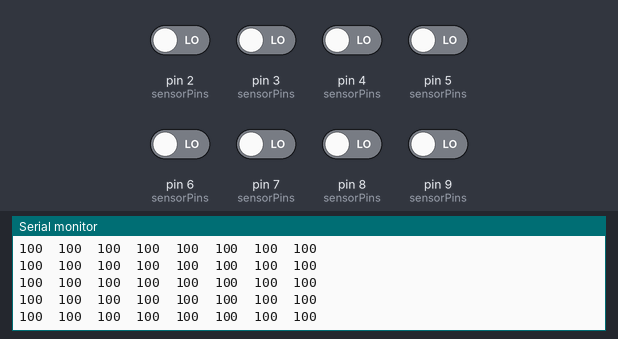
Recording of a sketch running on a simulated Arduino Uno, built with avr-gcc and run on an emulated ATmega328P. Shown: the last lines printed to the serial monitor. The inputs (shaded band) are chosen by the test bench; at power-on: pin 2 (sensorPins), pin 3 (sensorPins), pin 4 (sensorPins), pin 5 (sensorPins), pin 6 (sensorPins), pin 7 (sensorPins), pin 8 (sensorPins), pin 9 (sensorPins) LOW.

Above: at 19.7 s.
19.8 s: pin 2 (sensorPins) driven HIGH
At 20.1 s:
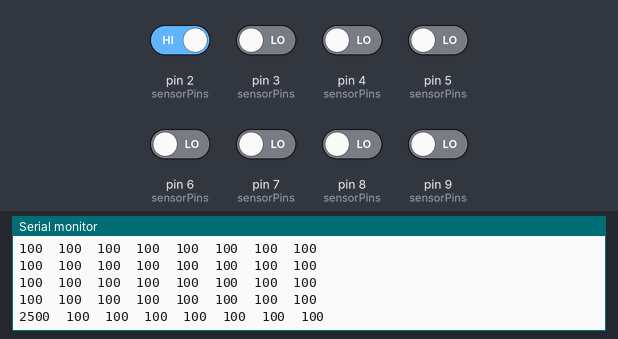
22.8 s: pin 3 (sensorPins) driven HIGH
At 23.16 s:
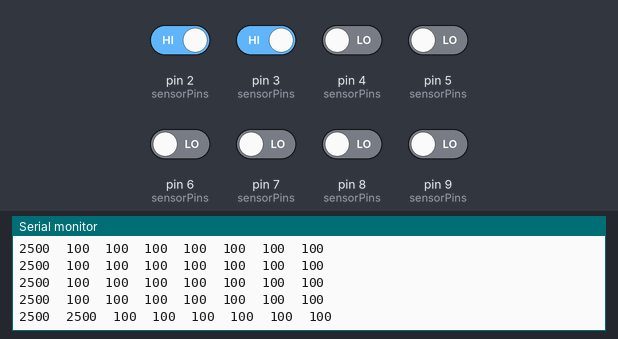
24.3 s: pin 4 (sensorPins) driven HIGH
At 24.59 s:
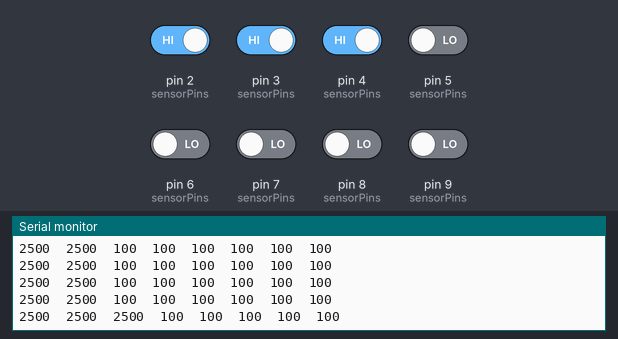
27.3 s: pin 5 (sensorPins) driven HIGH
At 27.65 s:
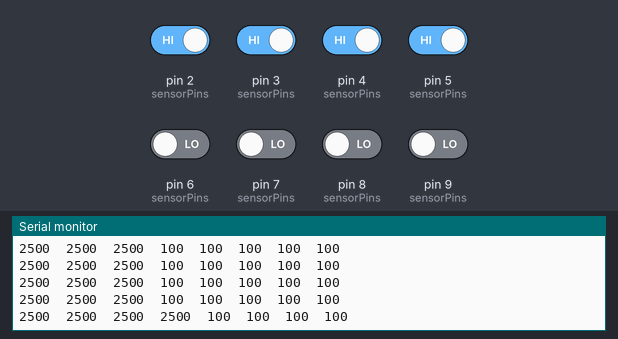
28.8 s: pin 6 (sensorPins) driven HIGH
At 29.09 s:
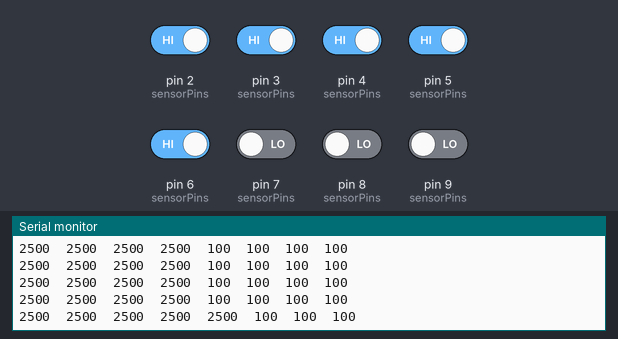
31.8 s: pin 7 (sensorPins) driven HIGH
At 32.15 s:
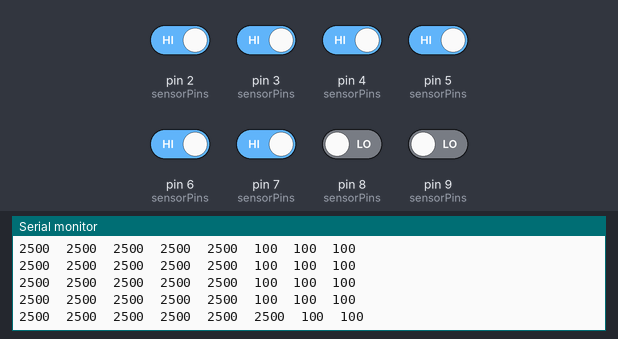

Measured:
- after the input at 19.8 s, the serial monitor: prints a new line after 0.14 s (image 1)
- after the input at 22.8 s, the serial monitor: prints a new line after 0.20 s (image 2)
- after the input at 24.3 s, the serial monitor: prints a new line after 0.13 s (image 3)
- after the input at 27.3 s, the serial monitor: prints a new line after 0.20 s (image 4)
- after the input at 28.8 s, the serial monitor: prints a new line after 0.13 s (image 5)
- after the input at 31.8 s, the serial monitor: prints a new line after 0.19 s (image 6)

The sketch:

QTR8RC.ino
```cpp
#include <QTRSensors.h>

//––– Configuration ––––––––––––––––––––––––––––––––––––––––––––––––––––
const uint8_t sensorPins[] = {2, 3, 4, 5, 6, 7, 8, 9};
const uint8_t SensorCount   = sizeof(sensorPins) / sizeof(sensorPins[0]);
QTRSensors qtr;             // single object for both RC & analog types
uint16_t sensorValues[SensorCount];

//––––– Setup –––––––––––––––––––––––––––––––––––––––––––––––––––––––––
void setup() {
  Serial.begin(9600);
  delay(500);

  // Tell the library we have RC‐type sensors:
  qtr.setTypeRC();
  // Which pins, how many:
  qtr.setSensorPins(sensorPins, SensorCount);
  // Timeout (µs) for very dark surfaces that never discharge:
  qtr.setTimeout(2500);
  // We’re not driving LEDON/IR pin, so leave them always on:
  qtr.setEmitterPin(10);

  //––– Calibrate: fill min/max arrays so read() returns 0–1000 –––
  digitalWrite(LED_BUILTIN, HIGH);  // indicator during calibration
  for (uint16_t i = 0; i < 400; i++) {
    qtr.calibrate();                // read & update cal min/max
    delay(20);
  }
  digitalWrite(LED_BUILTIN, LOW);
  Serial.println("Calibration complete!");
}

//––––– Main Loop ––––––––––––––––––––––––––––––––––––––––––––––––––––
void loop() {
  // Read all sensors into sensorValues[] (0 = white, 1000 = black)
  qtr.read(sensorValues);

  // Print them out
  for (uint8_t i = 0; i < SensorCount; i++) {
    Serial.print(sensorValues[i]);
    if (i + 1 < SensorCount) Serial.print('\t');
  }
  Serial.println();

  delay(200);
}
```
